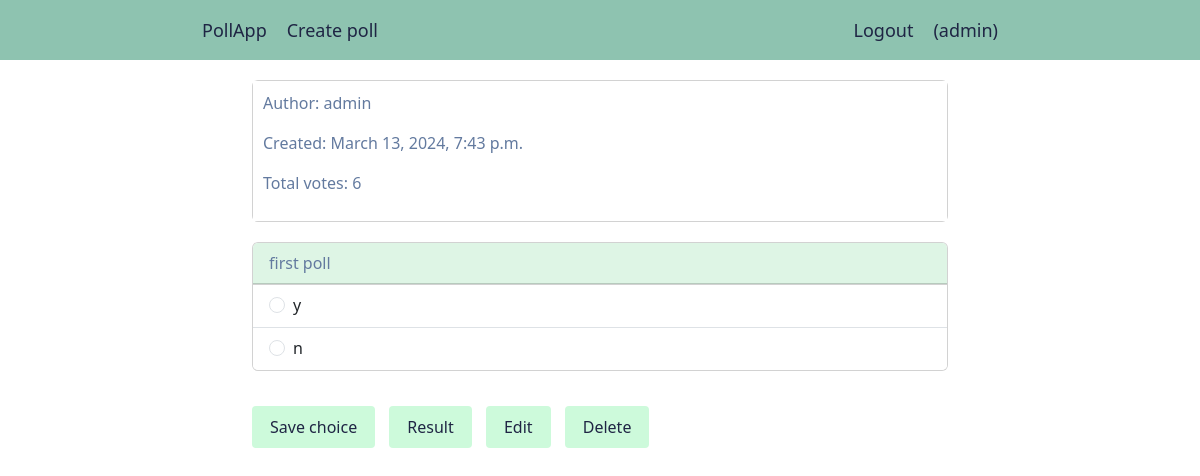
The page /poll/detail/1/ (signed in) on the database its author committed.
### users/models.py (models this page shows, shortened)
class CustomUser(AbstractUser):
	choices = models.ManyToManyField(
		Choice,
		related_name='users'
	)
	def get_selected_choice(self, queryset: QuerySet) -> Union[Type['Choice'], None]:
		selected_choices = self.choices.filter(choice__in=queryset)
		if len(selected_choices) >= 2:
			raise MultipleObjectsReturned('User cannot have two or more selected choices in a queryset')
		if len(selected_choices) == 1:
			return selected_choices.first()
		return None

### poll/models.py (models this page shows, shortened)
class Poll(models.Model):
	owner = models.ForeignKey(
		settings.AUTH_USER_MODEL,
		on_delete=models.CASCADE
	)
	title = models.CharField(max_length=300, blank=False)
	description = models.TextField(blank=True)
	created = models.DateTimeField(auto_now_add=True)
	class Meta:
		ordering = ['-created']
	def __str__(self):
		return self.title
	def total_votes(self, queryset=None) -> int:
		if not queryset:
			queryset = self.choices.all()
		queryset = queryset.aggregate(total_votes=Sum('votes'))
		return queryset.get('total_votes', 0)

class Choice(models.Model):
	poll = models.ForeignKey(
		Poll,
		on_delete=models.CASCADE,
		related_name='choices'
	)
	choice = models.CharField(max_length=200)
	votes = models.PositiveIntegerField(default=0)

### poll/views.py (the view, shortened to what this page needs)
class PollDetailView(LoginRequiredMixin, DetailView):
	model = Poll
	context_object_name = 'poll'
	template_name = 'polls/detail.html'
	def get_context_data(self, **kwargs):
		context = super().get_context_data(**kwargs)
		poll = self.object
		choices = poll.choices.all()
		context['choices'] = {}
		user_choice = self.request.user.get_selected_choice(choices)
		if user_choice:
			context['selected_choice_id'] = user_choice.id
		context['choices'] = {choice.id: choice.choice for choice in choices}
		print(context)
		return context

### poll/templates/polls/detail.html (shortened to what this page needs)
{% extends "base.html" %}
{% block content %}
	<div class="card">
  	<div class="card-body card-info">
    	<p>Author: {{ poll.owner }}</p>
    	<p>Created: {{ poll.created }}</p>
    	<p>Total votes: {{ poll.total_votes }}</p>
  	</div>
	</div>
	<form action="{% url 'poll:detail' poll.id %}" method="post">
		<div class="card">
			<div class="card-header">
		  	{{ poll.title }}
			</div>
		    <ul class="list-group list-group-flush">
			    {% for id, choice in choices.items %}
					  <li class="list-group-item">
					    <div class="form-check form-check-inline">
				  			<input class="form-check-input" type="radio" name="choices" id="{{ id }}" value="{{ id }}"
				  			{% if selected_choice_id == id %}checked{% else %}required{% endif %}>
				  			<label class="form-check-label" for="{{ id }}">{{ choice|first }}</label>
							</div>
						</li>
			    {% endfor %}
			  </ul>
		</div>
		<div id="options">
			<button type="submit" class="btn btn-mint">Save choice</button>
			<a href="{% url 'poll:result' poll.id %}" class="btn btn-mint">Result</a>
			{% if request.user == poll.owner %}
				<a href="{% url 'poll:edit' poll.id %}" class="btn btn-mint">
					Edit
				</a>
				<button type="button" id="delete-btn" class="btn btn-mint">
					Delete
				</button>
			{% endif %}
	</form>
{% endblock %}

### poll/templates/base.html (shortened to what this page needs)
{% load django_bootstrap5 %}
{% load static %}
<!DOCTYPE html>
<html>
<head>
	{% bootstrap_css %}
	<link rel="stylesheet" type="text/css" href="{% static 'css/base.css' %}">
</head>
<body>
	<ul class="nav-bar">
		<a href="{% url 'poll:list' %}" class="nav-item">PollApp</a>
		{% if request.user.is_authenticated %}
			<a href="{% url 'poll:create' %}" class="nav-item">Create poll</a>
			<a href="{% url 'users:logout' %}" class="nav-auth">Logout</a>
			<li class="nav-item">({{ request.user.username }})</li>
		{% else %}
			<a href="{% url 'users:login' %}" class="nav-auth">Login</a>
			<a href="{% url 'users:registration' %}" class="nav-auth">Registration</a>
		{% endif %}
	</ul>
	<div class="container">
		{% block content %}
		{% endblock %}
	</div>
</body>
</html>

### poll/static/css/base.css (style rules this page uses)
.nav-bar { background-color: #8EC3B0; width: 100%; height: 60px; margin-bottom: 20px; padding-left: 16%; padding-right: 16%; list-style: none; display: flex; justify-content: space-between; align-items: center; }
.nav-item, .nav-auth { text-decoration: none; font-size: 18px; font-weight: 500; color: #1F2544; padding: 0 10px; white-space: nowrap; text-overflow: ellipsis; }
.nav-auth { margin-left: auto; }
.container { max-width: 60%; }
.card { color: #1F2544; margin-bottom: 20px; }
.card-header { background-color: #DEF5E5; color: #637A9F !important; }
.card-body { background-color: #BCEAD5; color: #637A9F !important; }
.btn-mint { display: inline-block; background-color: #CDFADB; color: #1F2544; padding: 8px 17px 8px 17px; border-radius: .25rem; margin: 15px 10px 15px 0px; }
.card-info { background-color: #ffff; padding: 10px; }
.list-group-item { display: flex; justify-content: space-between; }

### rows shown on the page
CustomUser: user.username "admin"
Poll: owner "admin", created "March 13, 2024, 7:43 p.m.", total_votes "6", title "first poll"
Choice: choices "y"
Choice: choices "n"
